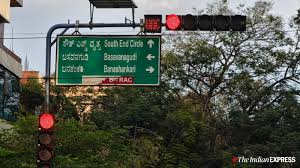
%> input picture data/images/img_02.jpg, 300 x 168 px
$ octave --eval "result = perception_detectTrafficLight(imread('../data/images/img_02.jpg'));"   (GNU Octave 9; MATLAB toolbox functions it lacks are replaced by stand-ins)
%> lines starting %> are read from the running program, lines starting %| are printed output that depends on the picture; in (x1, y1, x2, y2) boxes, pixels count from 0 and x2, y2 are one past the last pixel; in counts of white or black regions, pixels touching at a corner belong together; the program's own positions count from 1
function detection = perception_detectTrafficLight(I)
% Very simple rule-based traffic light detector (color + blob geometry)
% INPUT: RGB image I
% OUTPUT: detection struct with fields: state {red,yellow,green,unknown}, bbox

detection.state = 'unknown';
detection.bbox = [];

if size(I,3) < 3
    return;
end
% Resize for speed
scale = 0.5;
I2 = imresize(I, scale);
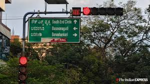
%> I2: size 84x150x3 uint8; mean R, G, B 83.5, 88.3, 78.7
hsv = rgb2hsv(I2);
%> hsv: size 84x150x3 double; mean H, S, V 0.329, 0.302, 0.367
H = hsv(:,:,1); S = hsv(:,:,2); V = hsv(:,:,3);
%> after `H = hsv(:,:,1)`:
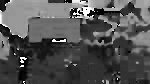
%> H: size 84x150 double; min 0, max 0.999, mean 0.329
%> after `S = hsv(:,:,2)`:
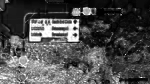
%> S: size 84x150 double; min 0, max 1, mean 0.302
%> after `V = hsv(:,:,3)`:
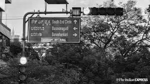
%> V: size 84x150 double; min 0.0118, max 0.976, mean 0.367

% Candidate masks
redMask = (H < 0.05 | H > 0.95) & S > 0.4 & V > 0.3;
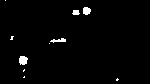
%> redMask: size 84x150 logical; 1.7% white; 10 white regions (6 under 20 px), largest, box (x1, y1, x2, y2) and area: (19, 56, 28, 65) 65, (83, 7, 91, 15) 52, (50, 38, 66, 43) 44, (72, 10, 80, 15) 32
yellowMask = (H > 0.10 & H < 0.18) & S > 0.4 & V > 0.4;
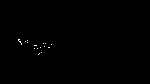
%> yellowMask: size 84x150 logical; 0.21% white in thin lines or dots, all inside (x1, y1, x2, y2) = (18, 39, 52, 55)
greenMask = (H > 0.25 & H < 0.45) & S > 0.3 & V > 0.25;
%> greenMask: size 84x150 logical; 6% white; 10 white regions (9 under 20 px), largest, box (x1, y1, x2, y2) and area: (29, 18, 80, 42) 737

% Morphological cleanup
redMask = imopen(redMask, strel('disk',3));
%> redMask: size 84x150 logical; 1.1% white; 3 white regions, box (x1, y1, x2, y2) and area: (19, 56, 27, 65) 59, (83, 7, 91, 15) 50, (73, 10, 79, 15) 26
yellowMask = imopen(yellowMask, strel('disk',3));
%> yellowMask: size 84x150 logical; every value is 0
greenMask = imopen(greenMask, strel('disk',3));
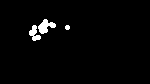
%> greenMask: size 84x150 logical; 2.1% white; 3 white regions

% Find largest blobs
statsR = regionprops(redMask,'Area','BoundingBox');
%> statsR = 3 regions; box (x1, y1, x2, y2) and Area: (19, 56, 27, 65) 59, (83, 7, 91, 15) 50, (73, 10, 79, 15) 26
statsY = regionprops(yellowMask,'Area','BoundingBox');
%> statsY = 0 regions
statsG = regionprops(greenMask,'Area','BoundingBox');
%> statsG = 3 regions; box (x1, y1, x2, y2) and Area: (38, 19, 56, 34) 144, (29, 25, 41, 41) 103, (65, 25, 70, 30) 21

[valR, idxR] = max([statsR.Area, 0]);
%> valR = 59; idxR = 1
[valY, idxY] = max([statsY.Area, 0]);
%> valY = 0; idxY = 1
[valG, idxG] = max([statsG.Area, 0]);
%> valG = 144; idxG = 2

areas = [valR, valY, valG];
%> areas = [59 0 144]
[mval, midx] = max(areas);
%> mval = 144; midx = 3
if mval < 50
    detection.state = 'unknown';
    return;
end
if midx == 1
    detection.state = 'red';
    detection.bbox = statsR(idxR).BoundingBox / scale;
elseif midx == 2
    detection.state = 'yellow';
    detection.bbox = statsY(idxY).BoundingBox / scale;
else
    detection.state = 'green';
    detection.bbox = statsG(idxG).BoundingBox / scale;
%> detection.bbox = [77 39 36 30]
%> `result = perception_detectTrafficLight(imread('../data/images/img_02.j..`: result = {bbox [77 39 36 30]}
end
end
